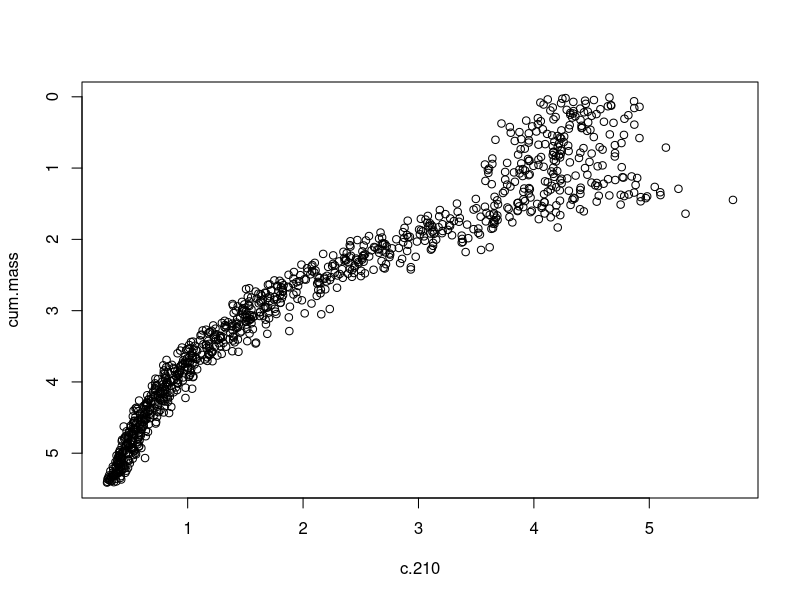
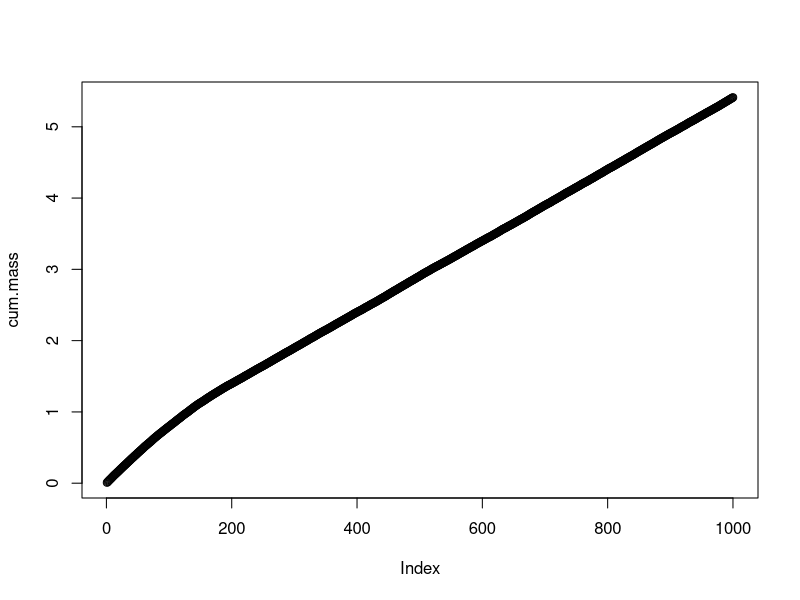

Recreate these plots in R, in order.

# Timestep
ts = 0.1

# Accumulation rate (g / cm2 / year)
ar = rnorm(1e3, 0.05, 0.005)

# Accelerate in recent
ar[1:200] = ar[1:200] + seq(0.04, 0, length = 200)

# Unsupported 210Pb flux (drm / year)
dr = 0.4

# Space for US 210 concentration and cumulative mass
c.210 = cum.mass = rep(0, length(ar))

# Decay constant (1 / year)
lambda = 0.03114

for(i in seq_along(ar)){
  # Cumulative mass at time i
  cum.mass[i] = sum(ar[1:i]) * ts
  c.210[i] = dr / ar[i] * exp(-lambda * i * ts)
}

c.210 = c.210[order(cum.mass)]
cum.mass = sort(cum.mass)
plot(c.210, cum.mass, ylim = rev(range(cum.mass)))
plot(cum.mass)
